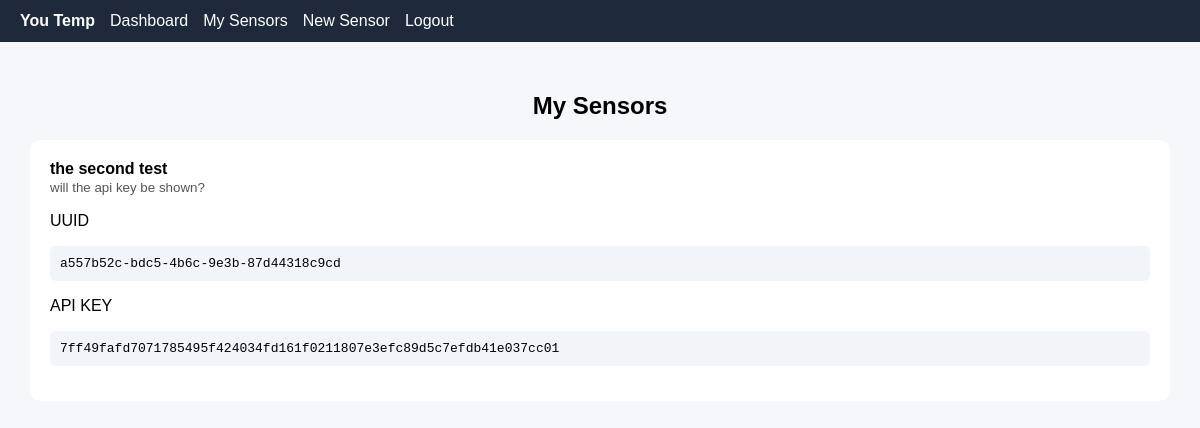
Page /my-sensors (signed in) on the earlier database version.
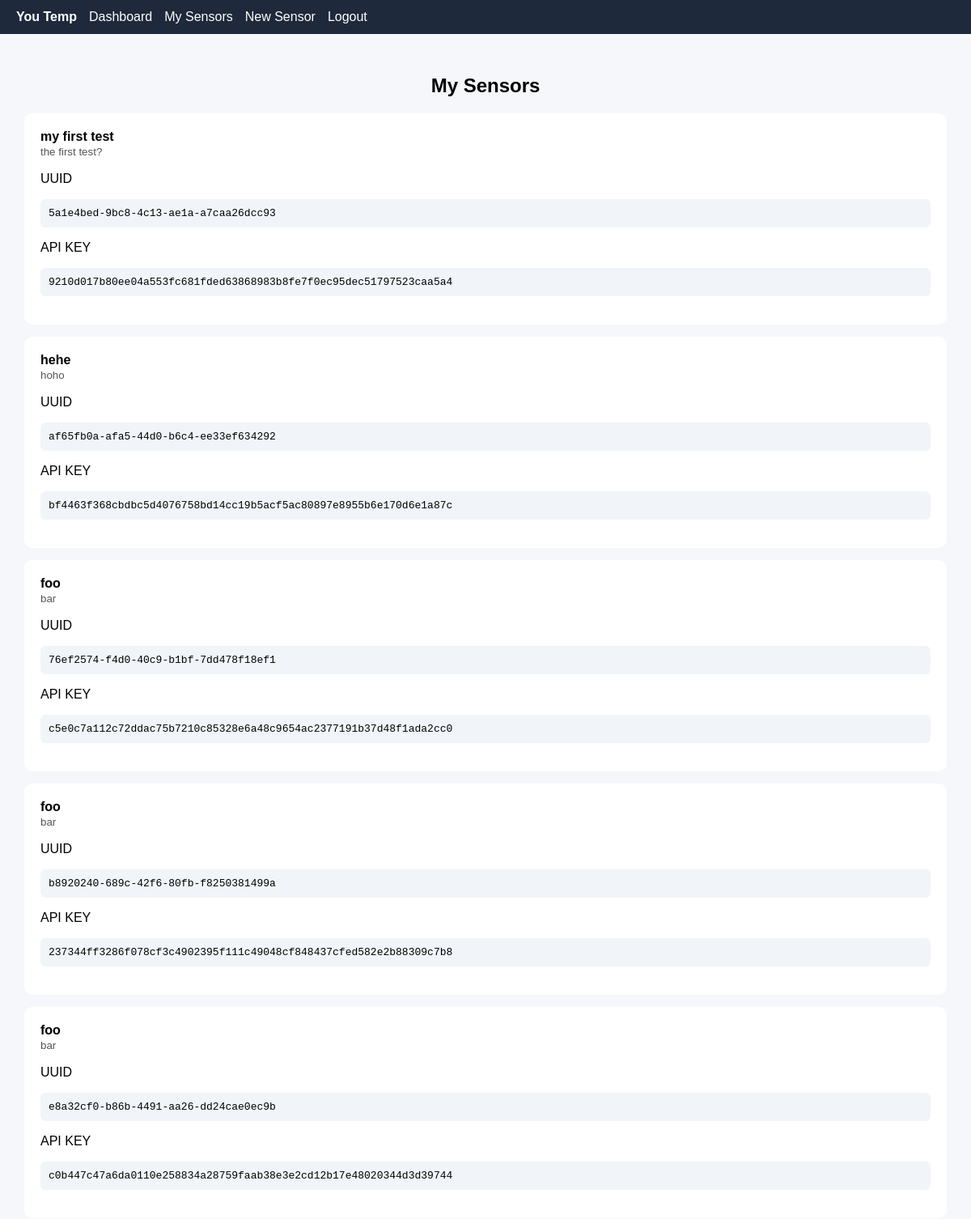
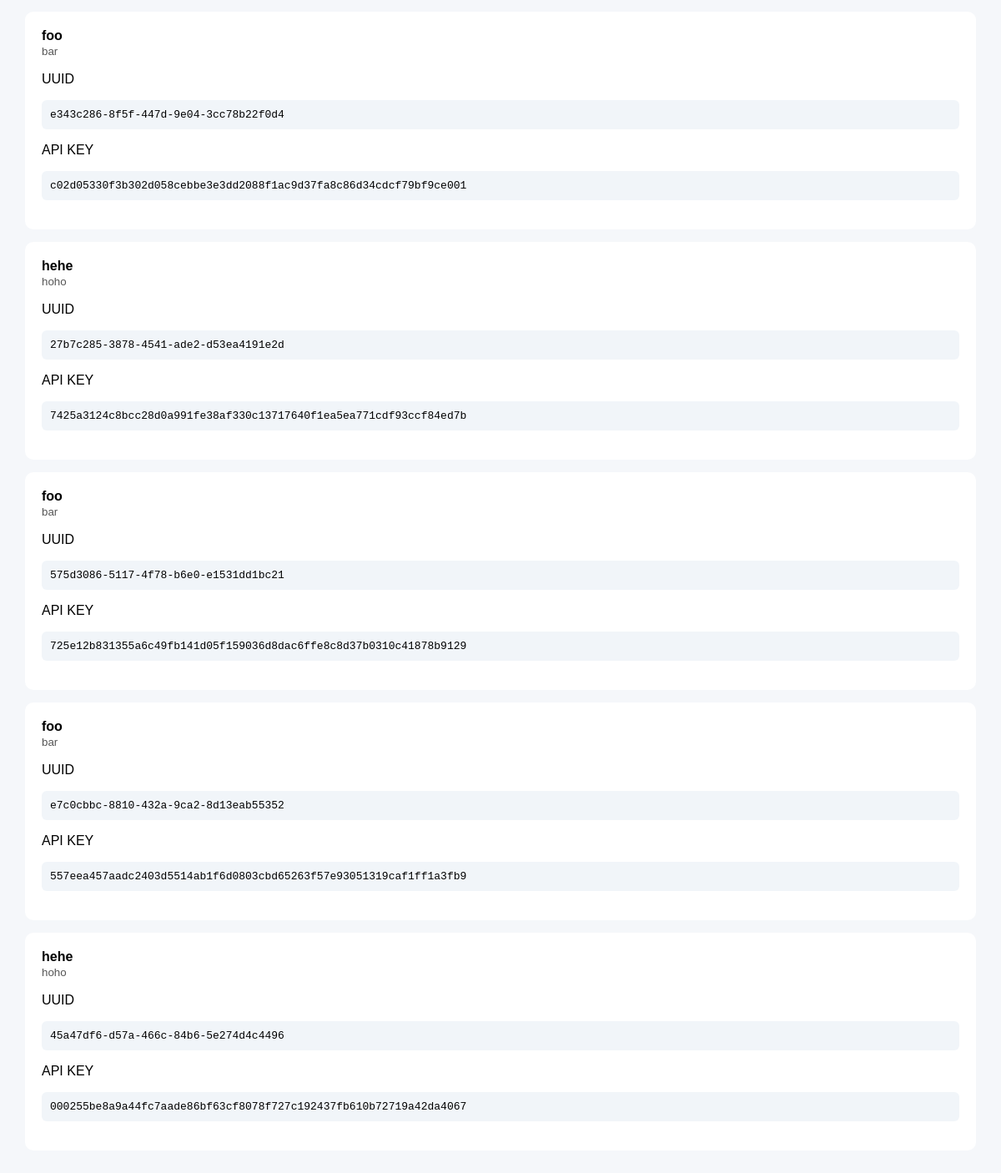
Same page on the later database version (2 pictures, top to bottom).
### tables this page shows
CREATE TABLE sensors (
    id INTEGER PRIMARY KEY AUTOINCREMENT,
    user_id INTEGER,
    name TEXT,
    description TEXT,
    uuid TEXT UNIQUE,
    api_key TEXT UNIQUE,
    created_at DATETIME DEFAULT CURRENT_TIMESTAMP
);

### app/sensors.py (the view)
@sensors_bp.route('/my-sensors')
@login_required
def my_sensors():
    db = get_db()
    sensors = db.execute(
        """
        SELECT name, uuid, api_key, description
        FROM sensors
        WHERE user_id = ?
        """,
        (session['user_id'],)
    ).fetchall()
    return render_template('my_sensors.html', sensors=sensors)

### app/auth.py (called while the page is built)
def login_required(view):
    @wraps(view)
    def wrapped(*args, **kwargs):
        if 'user_id' not in session:
            return redirect('/login')
        return view(*args, **kwargs)
    return wrapped

### app/db.py (called while the page is built)
def get_db():
    if 'db' not in g:
        g.db = sqlite3.connect(DATABASE)
        g.db.row_factory = sqlite3.Row
    return g.db

### app/templates/my_sensors.html (shortened to what this page needs)
{% extends "base.html" %}
{% block content %}
<h2>My Sensors</h2>
{% for s in sensors %}
<div style="background:white;padding:20px;border-radius:10px;margin-bottom:15px">
    <b>{{ s.name }}</b><br>
    <small>{{ s.description }}</small>
    <p>UUID</p>
    <code>{{ s.uuid }}</code>
    <p>API KEY</p>
    <code>{{ s.api_key }}</code>
</div>
{% else %}
<p>No sensors yet.</p>
{% endfor %}
{% endblock %}

Differences in the rows shown:
removed sensors: name "the second test", description "will the api key be shown?", uuid "a557b52c-bdc5-4b6c-9e3b-87d44318c9cd", api_key "7ff49fafd7071785495f424034fd161f0211807e3efc89d5c7efdb41e037cc01"
now on this page (row edited): sensors: name "my first test", description "the first test?", uuid "5a1e4bed-9bc8-4c13-ae1a-a7caa26dcc93", api_key "9210d017b80ee04a553fc681fded63868983b8fe7f0ec95dec51797523caa5a4"
added sensors: name "hehe", description "hoho", uuid "af65fb0a-afa5-44d0-b6c4-ee33ef634292", api_key "bf4463f368cbdbc5d4076758bd14cc19b5acf5ac80897e8955b6e170d6e1a87c"
added sensors: name "foo", description "bar", uuid "76ef2574-f4d0-40c9-b1bf-7dd478f18ef1", api_key "c5e0c7a112c72ddac75b7210c85328e6a48c9654ac2377191b37d48f1ada2cc0"
added sensors: name "foo", description "bar", uuid "b8920240-689c-42f6-80fb-f8250381499a", api_key "237344ff3286f078cf3c4902395f111c49048cf848437cfed582e2b88309c7b8"
added sensors: name "foo", description "bar", uuid "e8a32cf0-b86b-4491-aa26-dd24cae0ec9b", api_key "c0b447c47a6da0110e258834a28759faab38e3e2cd12b17e48020344d3d39744"
added sensors: name "foo", description "bar", uuid "e343c286-8f5f-447d-9e04-3cc78b22f0d4", api_key "c02d05330f3b302d058cebbe3e3dd2088f1ac9d37fa8c86d34cdcf79bf9ce001"
added sensors: name "hehe", description "hoho", uuid "27b7c285-3878-4541-ade2-d53ea4191e2d", api_key "7425a3124c8bcc28d0a991fe38af330c13717640f1ea5ea771cdf93ccf84ed7b"
added sensors: name "foo", description "bar", uuid "575d3086-5117-4f78-b6e0-e1531dd1bc21", api_key "725e12b831355a6c49fb141d05f159036d8dac6ffe8c8d37b0310c41878b9129"
added sensors: name "foo", description "bar", uuid "e7c0cbbc-8810-432a-9ca2-8d13eab55352", api_key "557eea457aadc2403d5514ab1f6d0803cbd65263f57e93051319caf1ff1a3fb9"
added sensors: name "hehe", description "hoho", uuid "45a47df6-d57a-466c-84b6-5e274d4c4496", api_key "000255be8a9a44fc7aade86bf63cf8078f727c192437fb610b72719a42da4067"
